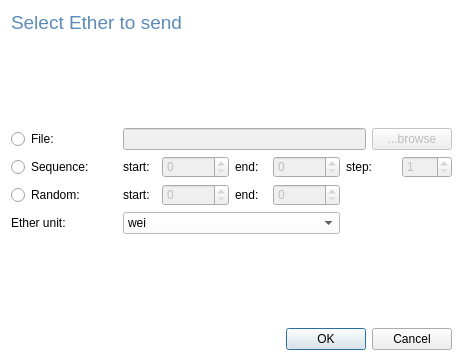
<?xml version="1.0" encoding="UTF-8"?>
<ui version="4.0">
 <class>Dialog</class>
 <widget class="QDialog" name="Dialog">
  <property name="geometry">
   <rect>
    <x>0</x>
    <y>0</y>
    <width>463</width>
    <height>361</height>
   </rect>
  </property>
  <property name="sizePolicy">
   <sizepolicy hsizetype="Preferred" vsizetype="Preferred">
    <horstretch>0</horstretch>
    <verstretch>0</verstretch>
   </sizepolicy>
  </property>
  <property name="maximumSize">
   <size>
    <width>500</width>
    <height>400</height>
   </size>
  </property>
  <property name="windowTitle">
   <string>Dialog</string>
  </property>
  <property name="autoFillBackground">
   <bool>false</bool>
  </property>
  <property name="styleSheet">
   <string notr="true">#Dialog {
background-color: white;
}</string>
  </property>
  <layout class="QVBoxLayout" name="verticalLayout">
   <item>
    <widget class="QLabel" name="label">
     <property name="sizePolicy">
      <sizepolicy hsizetype="Preferred" vsizetype="Fixed">
       <horstretch>0</horstretch>
       <verstretch>0</verstretch>
      </sizepolicy>
     </property>
     <property name="text">
      <string>&lt;html&gt;&lt;head/&gt;&lt;body&gt;&lt;p&gt;&lt;span style=&quot; font-size:14pt; color:#5b8cb9;&quot;&gt;Select Ether to send&lt;/span&gt;&lt;/p&gt;&lt;/body&gt;&lt;/html&gt;</string>
     </property>
    </widget>
   </item>
   <item>
    <spacer name="verticalSpacer">
     <property name="orientation">
      <enum>Qt::Vertical</enum>
     </property>
     <property name="sizeHint" stdset="0">
      <size>
       <width>20</width>
       <height>40</height>
      </size>
     </property>
    </spacer>
   </item>
   <item>
    <layout class="QGridLayout" name="gridLayout">
     <item row="0" column="0">
      <widget class="QRadioButton" name="radioButton">
       <property name="text">
        <string>File:</string>
       </property>
      </widget>
     </item>
     <item row="0" column="1" colspan="3">
      <layout class="QHBoxLayout" name="horizontalLayout">
       <item>
        <widget class="QLineEdit" name="lineEdit">
         <property name="enabled">
          <bool>false</bool>
         </property>
        </widget>
       </item>
       <item>
        <widget class="QPushButton" name="pushButton">
         <property name="enabled">
          <bool>false</bool>
         </property>
         <property name="text">
          <string>...browse</string>
         </property>
        </widget>
       </item>
      </layout>
     </item>
     <item row="1" column="0">
      <widget class="QRadioButton" name="radioButton_2">
       <property name="text">
        <string>Sequence:</string>
       </property>
      </widget>
     </item>
     <item row="1" column="1">
      <layout class="QHBoxLayout" name="horizontalLayout_2">
       <item>
        <widget class="QLabel" name="label_5">
         <property name="text">
          <string>start:</string>
         </property>
        </widget>
       </item>
       <item>
        <widget class="QSpinBox" name="spinBox">
         <property name="enabled">
          <bool>false</bool>
         </property>
         <property name="maximum">
          <number>1000000000</number>
         </property>
        </widget>
       </item>
      </layout>
     </item>
     <item row="1" column="2">
      <layout class="QHBoxLayout" name="horizontalLayout_3">
       <item>
        <widget class="QLabel" name="label_6">
         <property name="text">
          <string>end:</string>
         </property>
        </widget>
       </item>
       <item>
        <widget class="QSpinBox" name="spinBox_2">
         <property name="enabled">
          <bool>false</bool>
         </property>
         <property name="maximum">
          <number>1000000000</number>
         </property>
        </widget>
       </item>
      </layout>
     </item>
     <item row="1" column="3">
      <layout class="QHBoxLayout" name="horizontalLayout_4">
       <item>
        <widget class="QLabel" name="label_7">
         <property name="text">
          <string>step:</string>
         </property>
        </widget>
       </item>
       <item>
        <widget class="QSpinBox" name="spinBox_3">
         <property name="enabled">
          <bool>false</bool>
         </property>
         <property name="minimum">
          <number>1</number>
         </property>
        </widget>
       </item>
      </layout>
     </item>
     <item row="2" column="0">
      <widget class="QRadioButton" name="radioButton_3">
       <property name="text">
        <string>Random:</string>
       </property>
      </widget>
     </item>
     <item row="2" column="1">
      <layout class="QHBoxLayout" name="horizontalLayout_5">
       <item>
        <widget class="QLabel" name="label_8">
         <property name="text">
          <string>start:</string>
         </property>
        </widget>
       </item>
       <item>
        <widget class="QSpinBox" name="spinBox_4">
         <property name="enabled">
          <bool>false</bool>
         </property>
         <property name="maximum">
          <number>1000000000</number>
         </property>
        </widget>
       </item>
      </layout>
     </item>
     <item row="2" column="2">
      <layout class="QHBoxLayout" name="horizontalLayout_6">
       <item>
        <widget class="QLabel" name="label_9">
         <property name="text">
          <string>end:</string>
         </property>
        </widget>
       </item>
       <item>
        <widget class="QSpinBox" name="spinBox_5">
         <property name="enabled">
          <bool>false</bool>
         </property>
         <property name="maximum">
          <number>1000000000</number>
         </property>
        </widget>
       </item>
      </layout>
     </item>
     <item row="3" column="0">
      <widget class="QLabel" name="label_2">
       <property name="text">
        <string>Ether unit:</string>
       </property>
      </widget>
     </item>
     <item row="3" column="1" colspan="2">
      <widget class="QComboBox" name="comboBox">
       <property name="enabled">
        <bool>true</bool>
       </property>
       <property name="styleSheet">
        <string notr="true">background-color: white;</string>
       </property>
       <item>
        <property name="text">
         <string>wei</string>
        </property>
       </item>
       <item>
        <property name="text">
         <string>gwei</string>
        </property>
       </item>
       <item>
        <property name="text">
         <string>ether</string>
        </property>
       </item>
      </widget>
     </item>
    </layout>
   </item>
   <item>
    <spacer name="verticalSpacer_2">
     <property name="orientation">
      <enum>Qt::Vertical</enum>
     </property>
     <property name="sizeHint" stdset="0">
      <size>
       <width>20</width>
       <height>39</height>
      </size>
     </property>
    </spacer>
   </item>
   <item>
    <widget class="QDialogButtonBox" name="buttonBox">
     <property name="orientation">
      <enum>Qt::Horizontal</enum>
     </property>
     <property name="standardButtons">
      <set>QDialogButtonBox::Cancel|QDialogButtonBox::Ok</set>
     </property>
    </widget>
   </item>
  </layout>
 </widget>
 <resources/>
 <connections>
  <connection>
   <sender>buttonBox</sender>
   <signal>accepted()</signal>
   <receiver>Dialog</receiver>
   <slot>accept()</slot>
   <hints>
    <hint type="sourcelabel">
     <x>248</x>
     <y>254</y>
    </hint>
    <hint type="destinationlabel">
     <x>157</x>
     <y>274</y>
    </hint>
   </hints>
  </connection>
  <connection>
   <sender>buttonBox</sender>
   <signal>rejected()</signal>
   <receiver>Dialog</receiver>
   <slot>reject()</slot>
   <hints>
    <hint type="sourcelabel">
     <x>316</x>
     <y>260</y>
    </hint>
    <hint type="destinationlabel">
     <x>286</x>
     <y>274</y>
    </hint>
   </hints>
  </connection>
 </connections>
</ui>
